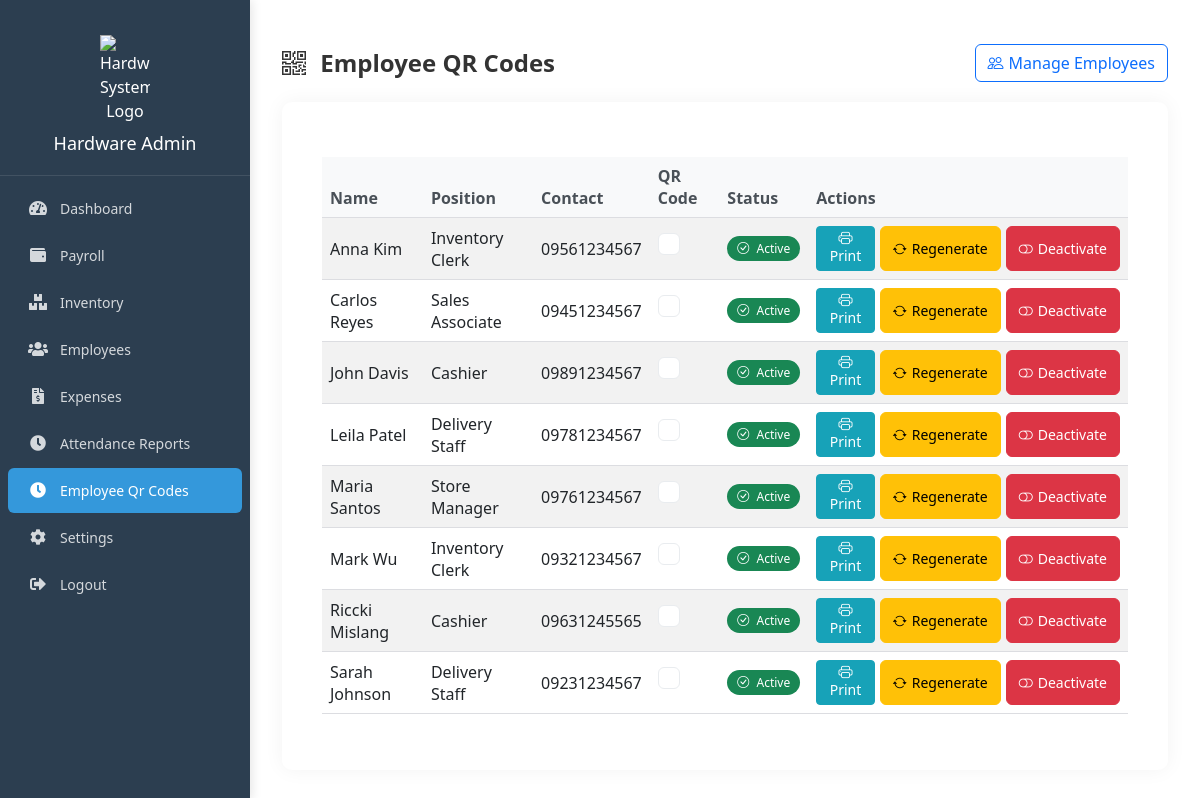
Page /admin/pages/employee_qr.php (signed in) on the earlier database version.
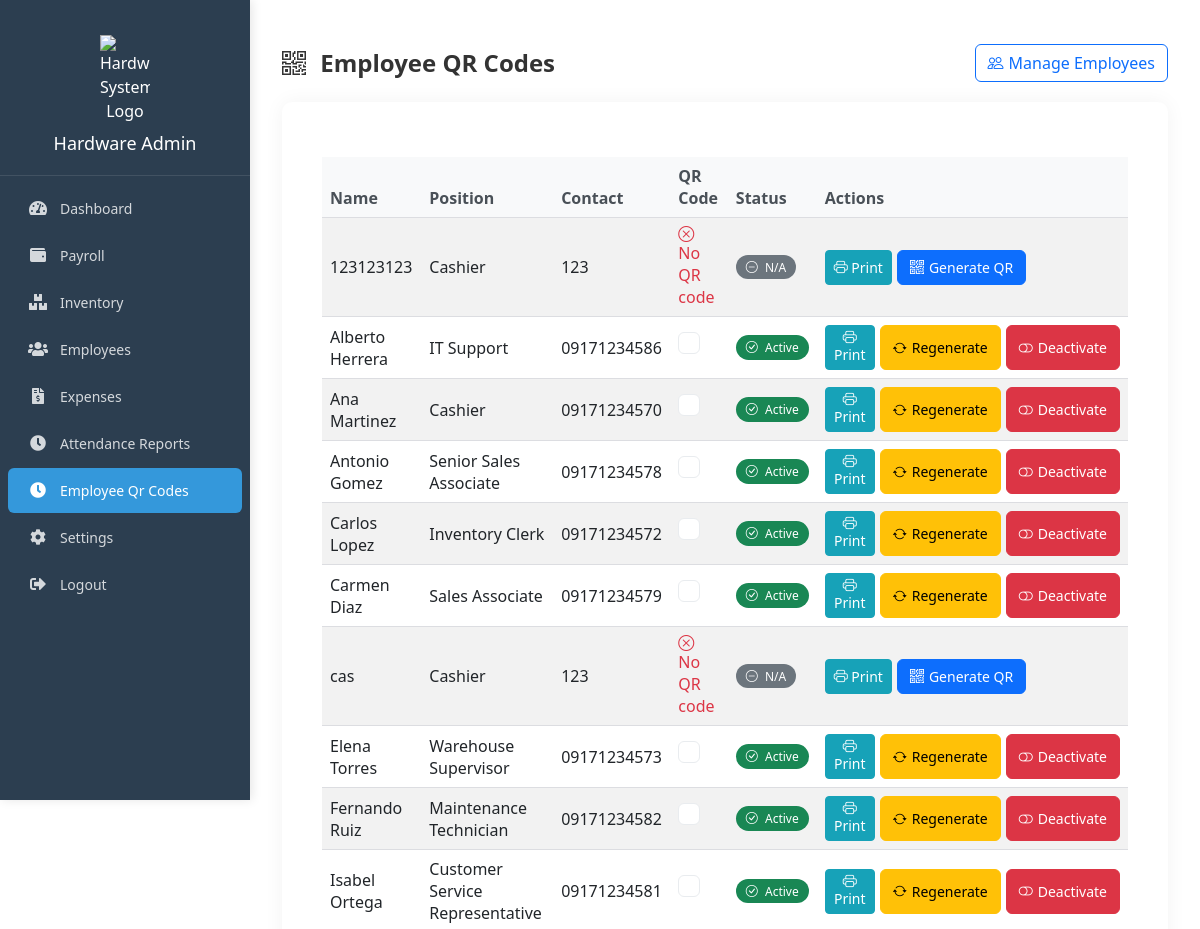
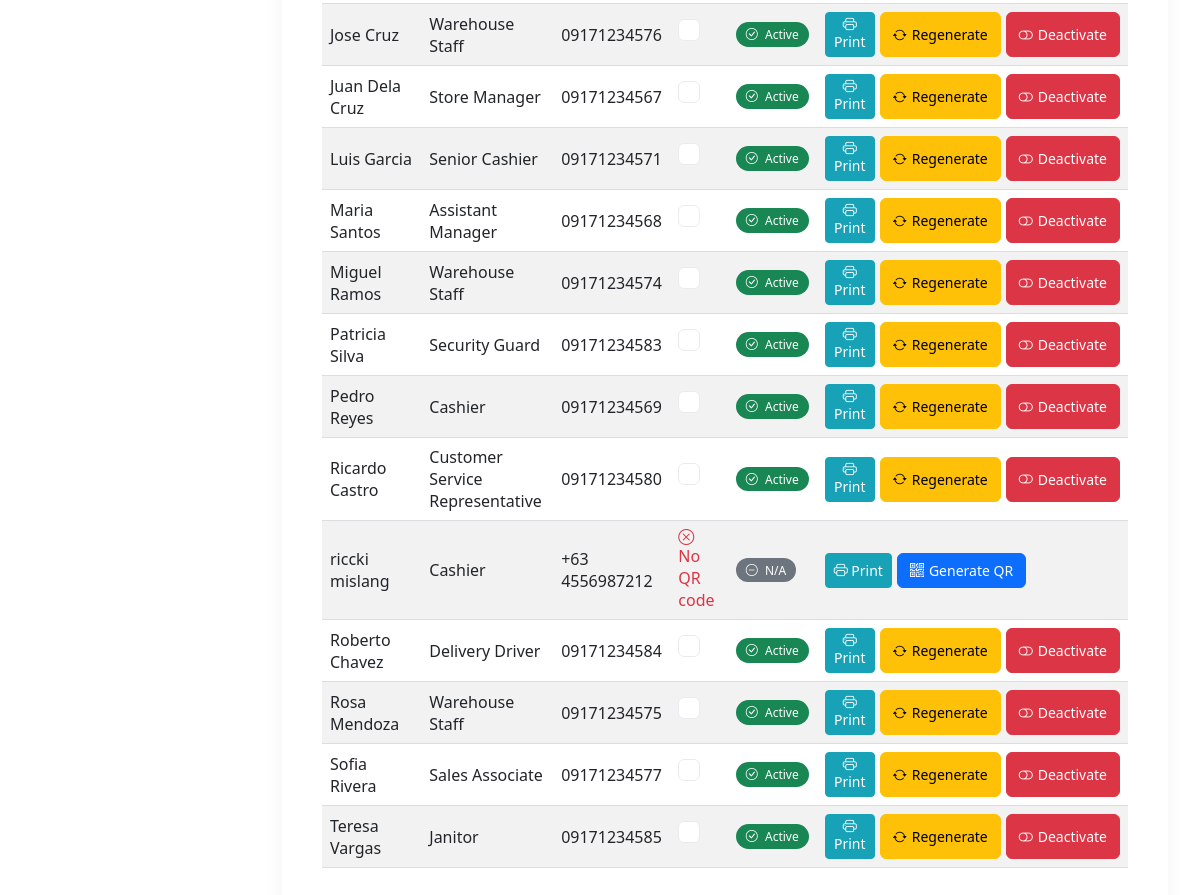
Same page on the later database version (2 pictures, top to bottom).
### tables this page shows
CREATE TABLE IF NOT EXISTS `employees` (
  `id` int NOT NULL AUTO_INCREMENT,
  `full_name` varchar(100) NOT NULL,
  `position_id` int NOT NULL,
  `employment_type` enum('full-time','part-time') NOT NULL,
  `salary_rate_type` enum('daily','monthly','hourly') NOT NULL,
  `date_hired` date NOT NULL,
  `overtime_rate` decimal(10,2) NOT NULL,
  `contact_number` varchar(20) NOT NULL,
  `email_address` varchar(100) DEFAULT NULL,
  `created_at` timestamp NULL DEFAULT CURRENT_TIMESTAMP,
  `updated_at` timestamp NULL DEFAULT CURRENT_TIMESTAMP ON UPDATE CURRENT_TIMESTAMP,
  PRIMARY KEY (`id`),
  KEY `position_id` (`position_id`)
);

CREATE TABLE IF NOT EXISTS `positions` (
  `id` int NOT NULL AUTO_INCREMENT,
  `title` varchar(100) NOT NULL,
  `base_salary` decimal(10,2) NOT NULL,
  `description` text,
  `created_at` timestamp NULL DEFAULT CURRENT_TIMESTAMP,
  `updated_at` timestamp NULL DEFAULT CURRENT_TIMESTAMP ON UPDATE CURRENT_TIMESTAMP,
  PRIMARY KEY (`id`)
);

CREATE TABLE IF NOT EXISTS `employee_qr_codes` (
  `id` int NOT NULL AUTO_INCREMENT,
  `employee_id` int NOT NULL,
  `qr_code_hash` varchar(25) NOT NULL,
  `is_active` tinyint(1) DEFAULT '1',
  `created_at` timestamp NULL DEFAULT CURRENT_TIMESTAMP,
  `updated_at` timestamp NULL DEFAULT CURRENT_TIMESTAMP ON UPDATE CURRENT_TIMESTAMP,
  PRIMARY KEY (`id`),
  UNIQUE KEY `qr_code_hash` (`qr_code_hash`),
  KEY `employee_id` (`employee_id`)
);

### admin/pages/employee_qr.php (the view, shortened to what the rows shown need)
<?php
$conn = mysqli_connect(DB_HOST, DB_USER, DB_PASS, DB_NAME);
$sql = "SELECT e.id, e.full_name, e.contact_number, p.title as position, qr.qr_code_hash, qr.is_active
        FROM employees e
        LEFT JOIN employee_qr_codes qr ON e.id = qr.employee_id
        LEFT JOIN positions p ON e.position_id = p.id
        ORDER BY e.full_name";
$result = $conn->query($sql);
?>
<?php include_once '../includes/head.php' ?>
<link rel="stylesheet" href="https://unpkg.com/boxicons@2.1.4/css/boxicons.min.css">
<link rel="stylesheet" href="https://cdn.jsdelivr.net/npm/bootstrap-icons@1.11.0/font/bootstrap-icons.css">
<link rel="stylesheet" href="https://cdnjs.cloudflare.com/ajax/libs/toastr.js/latest/css/toastr.min.css">
<body>
    <div class="main-content">
        <div class="container mt-4">
            <div class="page-header">
                <h1 class="page-title">
                    <i class="bi bi-qr-code me-2"></i>
                    Employee QR Codes
                </h1>
            </div>
            <div class="card">
                <div class="card-body">
                    <div class="table-responsive">
                        <table class="table table-striped table-hover">
                            <thead>
                                <tr>
                                    <th>Name</th>
                                    <th>Position</th>
                                    <th>Contact</th>
                                    <th>QR Code</th>
                                    <th>Status</th>
                                    <th>Actions</th>
                                </tr>
                            </thead>
                            <tbody>
                                <?php if ($result->num_rows > 0): ?>
                                    <?php while ($row = $result->fetch_assoc()): ?>
                                        <tr>
                                            <td class="align-middle"><?php echo $row['full_name']; ?></td>
                                            <td class="align-middle"><?php echo $row['position']; ?></td>
                                            <td class="align-middle"><?php echo $row['contact_number']; ?></td>
                                            <td class="align-middle ">
                                                <?php if ($row['qr_code_hash']): ?>
                                                    <div class="qr-code" id="qr-<?php echo $row['id']; ?>" data-hash="<?php echo $row['qr_code_hash']; ?>"></div>
                                                <?php else: ?>
                                                    <span class="text-danger">
                                                        <i class="bi bi-x-circle me-1"></i>
                                                        No QR code
                                                    </span>
                                                <?php endif; ?>
                                            </td>
                                            <td class="align-middle">
                                                <?php if ($row['qr_code_hash']): ?>
                                                    <?php if ($row['is_active']): ?>
                                                        <span class="badge bg-success">
                                                            <i class="bi bi-check-circle me-1"></i>
                                                            Active
                                                        </span>
                                                    <?php endif; ?>
                                                <?php else: ?>
                                                    <span class="badge bg-secondary">
                                                        <i class="bi bi-dash-circle me-1"></i>
                                                        N/A
                                                    </span>
                                                <?php endif; ?>
                                            </td>
                                            <td class="align-middle">
                                                <div class="action-buttons">
                                                    <button class="btn btn-sm btn-print" onclick="printQR('qr-<?php echo $row['id']; ?>', '<?php echo $row['full_name']; ?>')">
                                                        <i class="bi bi-printer"></i>
                                                        Print
                                                    </button>
                                                    <?php if ($row['qr_code_hash']): ?>
                                                        <button type="button" class="btn btn-sm btn-warning btn-action regenerate-qr"
                                                                data-employee-id="<?php echo $row['id']; ?>"
                                                                data-employee-name="<?php echo htmlspecialchars($row['full_name']); ?>">
                                                            <i class="bi bi-arrow-repeat"></i>
                                                            Regenerate
                                                        </button>
                                                        <button type="button" class="btn btn-sm <?php echo $row['is_active'] ? 'btn-danger' : 'btn-success'; ?> btn-action toggle-status"
                                                                data-employee-id="<?php echo $row['id']; ?>"
                                                                data-employee-name="<?php echo htmlspecialchars($row['full_name']); ?>"
                                                                data-new-status="<?php echo $row['is_active'] ? 0 : 1; ?>">
                                                            <?php if ($row['is_active']): ?>
                                                                <i class="bi bi-toggle-off"></i>
                                                                Deactivate
                                                            <?php else: ?>
                                                                <i class="bi bi-toggle-on"></i>
                                                                Activate
                                                            <?php endif; ?>
                                                        </button>
                                                    <?php else: ?>
                                                        <button type="button" class="btn btn-sm btn-primary btn-action regenerate-qr"
                                                                data-employee-id="<?php echo $row['id']; ?>"
                                                                data-employee-name="<?php echo htmlspecialchars($row['full_name']); ?>">
                                                            <i class="bi bi-qr-code"></i>
                                                            Generate QR
                                                        </button>
                                                    <?php endif; ?>
                                                </div>
                                            </td>
                                        </tr>
                                    <?php endwhile; ?>
                                <?php endif; ?>
                            </tbody>
                        </table>
                    </div>
                </div>
            </div>
        </div>
    </div>
</body>

Differences in the rows shown:
removed employees: full_name "Carlos Reyes", position.title "Sales Associate", contact_number "09451234567", shows "Active", shows "Deactivate"
removed employees: full_name "John Davis", position.title "Cashier", contact_number "09891234567", shows "Active", shows "Deactivate"
removed employees: full_name "Leila Patel", position.title "Delivery Staff", contact_number "09781234567", shows "Active", shows "Deactivate"
removed employees: full_name "Mark Wu", position.title "Inventory Clerk", contact_number "09321234567", shows "Active", shows "Deactivate"
removed employees: full_name "Riccki Mislang", position.title "Cashier", contact_number "09631245565", shows "Active", shows "Deactivate"
removed employees: full_name "Sarah Johnson", position.title "Delivery Staff", contact_number "09231234567", shows "Active", shows "Deactivate"
added employees: full_name "123123123", position.title "Cashier", contact_number "123", shows "No QR code", shows "N/A"
added employees: full_name "Alberto Herrera", position.title "IT Support", contact_number "09171234586", shows "Active", shows "Deactivate"
changed employees: full_name "Anna Kim" → "Ana Martinez"; position.title "Inventory Clerk" → "Cashier"; contact_number "09561234567" → "09171234570"
added employees: full_name "Antonio Gomez", position.title "Senior Sales Associate", contact_number "09171234578", shows "Active", shows "Deactivate"
added employees: full_name "Carlos Lopez", position.title "Inventory Clerk", contact_number "09171234572", shows "Active", shows "Deactivate"
added employees: full_name "Carmen Diaz", position.title "Sales Associate", contact_number "09171234579", shows "Active", shows "Deactivate"
added employees: full_name "cas", position.title "Cashier", contact_number "123", shows "No QR code", shows "N/A"
added employees: full_name "Elena Torres", position.title "Warehouse Supervisor", contact_number "09171234573", shows "Active", shows "Deactivate"
added employees: full_name "Fernando Ruiz", position.title "Maintenance Technician", contact_number "09171234582", shows "Active", shows "Deactivate"
added employees: full_name "Isabel Ortega", position.title "Customer Service Representative", contact_number "09171234581", shows "Active", shows "Deactivate"
added employees: full_name "Jose Cruz", position.title "Warehouse Staff", contact_number "09171234576", shows "Active", shows "Deactivate"
added employees: full_name "Juan Dela Cruz", position.title "Store Manager", contact_number "09171234567", shows "Active", shows "Deactivate"
added employees: full_name "Luis Garcia", position.title "Senior Cashier", contact_number "09171234571", shows "Active", shows "Deactivate"
changed employees "Maria Santos": position.title "Store Manager" → "Assistant Manager"; contact_number "09761234567" → "09171234568"
added employees: full_name "Miguel Ramos", position.title "Warehouse Staff", contact_number "09171234574", shows "Active", shows "Deactivate"
added employees: full_name "Patricia Silva", position.title "Security Guard", contact_number "09171234583", shows "Active", shows "Deactivate"
added employees: full_name "Pedro Reyes", position.title "Cashier", contact_number "09171234569", shows "Active", shows "Deactivate"
added employees: full_name "Ricardo Castro", position.title "Customer Service Representative", contact_number "09171234580", shows "Active", shows "Deactivate"
added employees: full_name "riccki mislang", position.title "Cashier", contact_number "+63 4556987212", shows "No QR code", shows "N/A"
added employees: full_name "Roberto Chavez", position.title "Delivery Driver", contact_number "09171234584", shows "Active", shows "Deactivate"
added employees: full_name "Rosa Mendoza", position.title "Warehouse Staff", contact_number "09171234575", shows "Active", shows "Deactivate"
added employees: full_name "Sofia Rivera", position.title "Sales Associate", contact_number "09171234577", shows "Active", shows "Deactivate"
added employees: full_name "Teresa Vargas", position.title "Janitor", contact_number "09171234585", shows "Active", shows "Deactivate"
